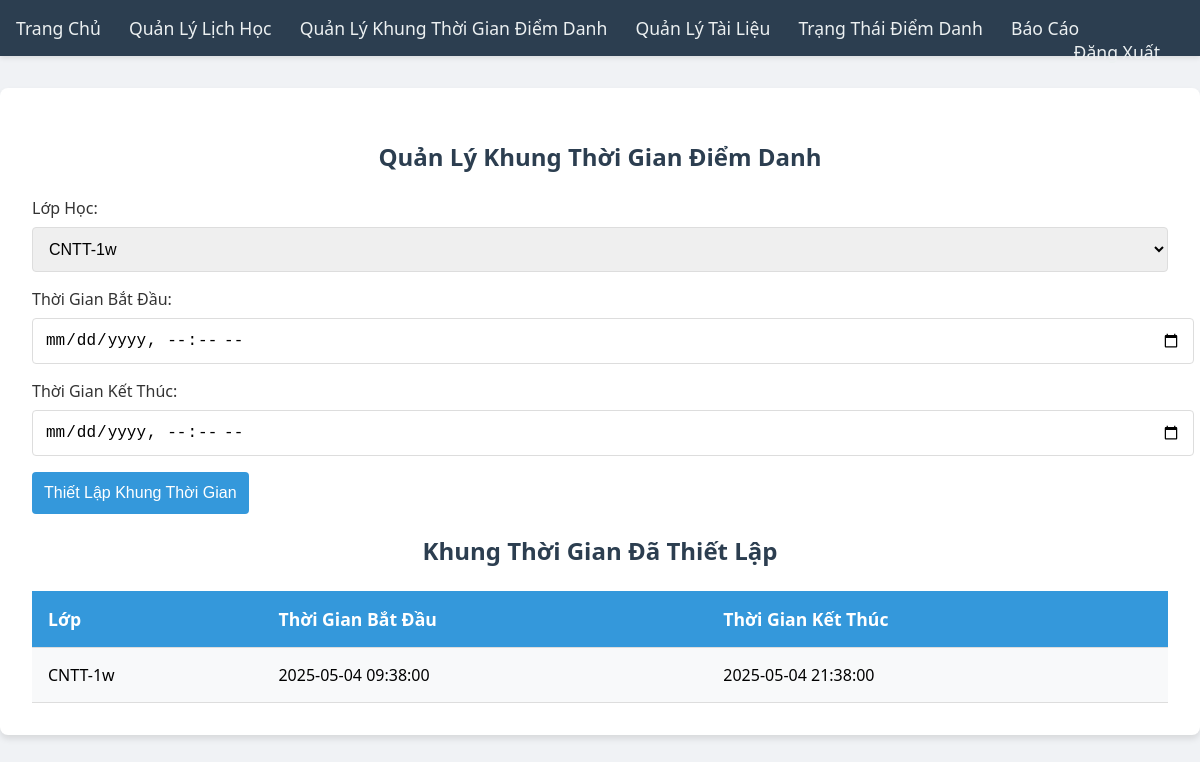
Page /manage_attendance_window (signed in) on the earlier database version.
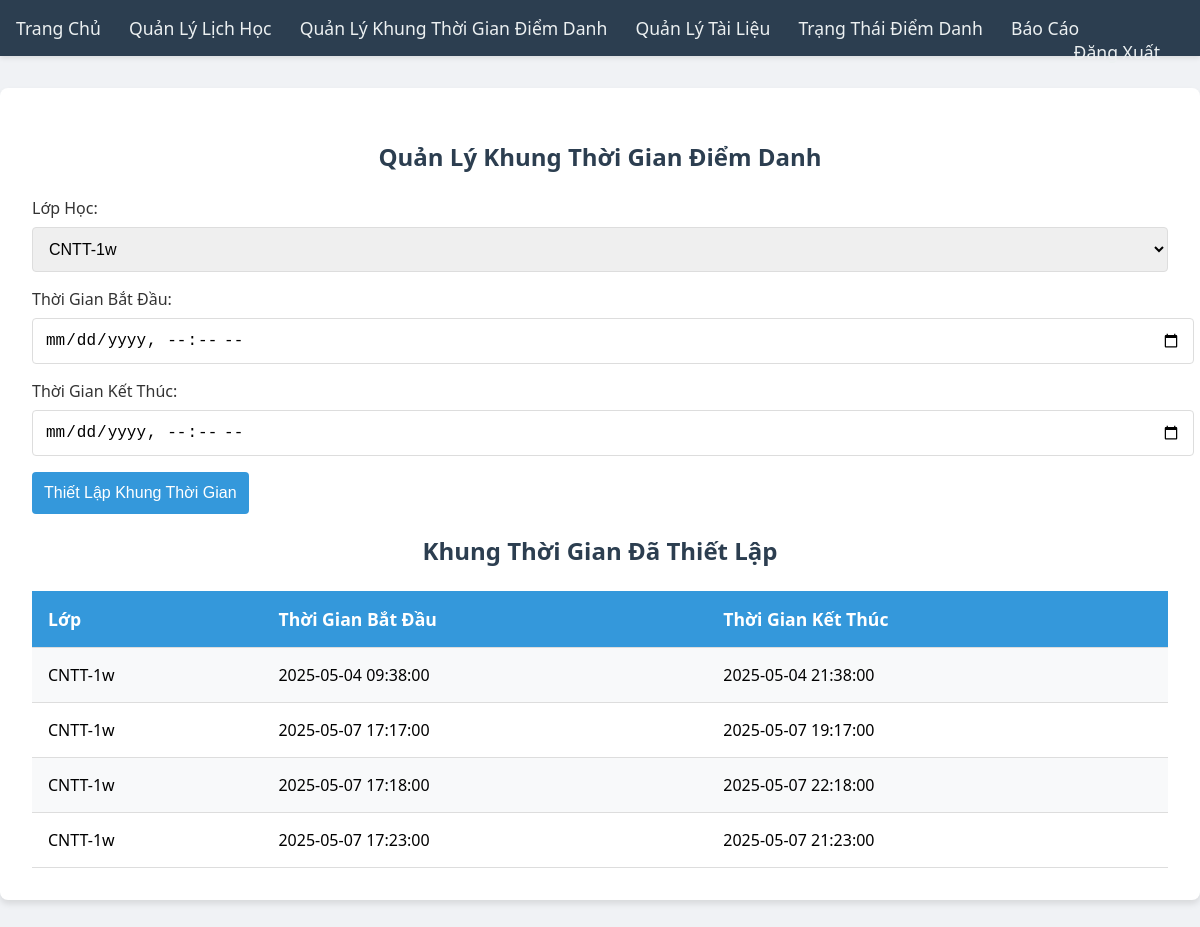
Same page on the later database version.
### tables this page shows
CREATE TABLE attendance_windows (
                 id INTEGER PRIMARY KEY AUTOINCREMENT,
                 class_id INTEGER,
                 start_time TEXT,
                 end_time TEXT,
                 FOREIGN KEY (class_id) REFERENCES classes(id));

CREATE TABLE classes (
                 id INTEGER PRIMARY KEY AUTOINCREMENT,
                 class_name TEXT UNIQUE,
                 teacher_id INTEGER,
                 FOREIGN KEY (teacher_id) REFERENCES users(id));

### app.py (the view, shortened to what this page needs)
@app.route('/manage_attendance_window', methods=['GET', 'POST'])
def manage_attendance_window():
    if 'user_id' not in session or session['role'] != 'teacher':
        return redirect(url_for('login'))
    user_id = session['user_id']
    conn = get_db_connection()
    classes = conn.execute('SELECT id, class_name FROM classes WHERE teacher_id = ?', (user_id,)).fetchall()
    windows = conn.execute(
        'SELECT c.class_name, w.start_time, w.end_time FROM attendance_windows w JOIN classes c ON w.class_id = c.id WHERE c.teacher_id = ?',
        (user_id,)).fetchall()
    windows = [{'class_name': w['class_name'], 'start_time': w['start_time'], 'end_time': w['end_time']} for w in
               windows]
    conn.close()
    return render_template('manage_attendance_window.html', classes=classes, windows=windows)

### app.py (called while the page is built)
def get_db_connection():
    conn = sqlite3.connect('database.db')
    conn.row_factory = sqlite3.Row
    return conn

### templates/manage_attendance_window.html (shortened to what this page needs)
<!DOCTYPE html>
<html lang="vi">
<head>
</head>
<body>
    <div class="navbar">
        <a href="{{ url_for('home') }}">Trang Chủ</a>
        <a href="{{ url_for('manage_schedule') }}">Quản Lý Lịch Học</a>
        <a href="{{ url_for('manage_attendance_window') }}">Quản Lý Khung Thời Gian Điểm Danh</a>
        <a href="{{ url_for('manage_documents') }}">Quản Lý Tài Liệu</a>
        <a href="{{ url_for('status') }}">Trạng Thái Điểm Danh</a>
        <a href="{{ url_for('report') }}">Báo Cáo</a>
        <a href="{{ url_for('logout') }}" style="float: right;">Đăng Xuất</a>
    </div>
    <div class="container">
        <h2>Quản Lý Khung Thời Gian Điểm Danh</h2>
        <form method="POST" action="{{ url_for('manage_attendance_window') }}">
            <div class="form-group">
                <label for="class_id">Lớp Học:</label>
                <select id="class_id" name="class_id" required>
                    {% for class in classes %}
                    <option value="{{ class.id }}">{{ class.class_name }}</option>
                    {% endfor %}
                </select>
            </div>
            <div class="form-group">
                <label for="start_time">Thời Gian Bắt Đầu:</label>
                <input type="datetime-local" id="start_time" name="start_time" required>
            </div>
            <div class="form-group">
                <label for="end_time">Thời Gian Kết Thúc:</label>
                <input type="datetime-local" id="end_time" name="end_time" required>
            </div>
            <button type="submit">Thiết Lập Khung Thời Gian</button>
        </form>
        <h2>Khung Thời Gian Đã Thiết Lập</h2>
        <table>
            <tr>
                <th>Lớp</th>
                <th>Thời Gian Bắt Đầu</th>
                <th>Thời Gian Kết Thúc</th>
            </tr>
            {% for window in windows %}
            <tr>
                <td>{{ window.class_name }}</td>
                <td>{{ window.start_time }}</td>
                <td>{{ window.end_time }}</td>
            </tr>
            {% endfor %}
        </table>
    </div>
</body>
</html>

Differences in the rows shown:
added attendance_windows: class_name "CNTT-1w", start_time "2025-05-07 17:17:00", end_time "2025-05-07 19:17:00"
added attendance_windows: class_name "CNTT-1w", start_time "2025-05-07 17:18:00", end_time "2025-05-07 22:18:00"
added attendance_windows: class_name "CNTT-1w", start_time "2025-05-07 17:23:00", end_time "2025-05-07 21:23:00"
